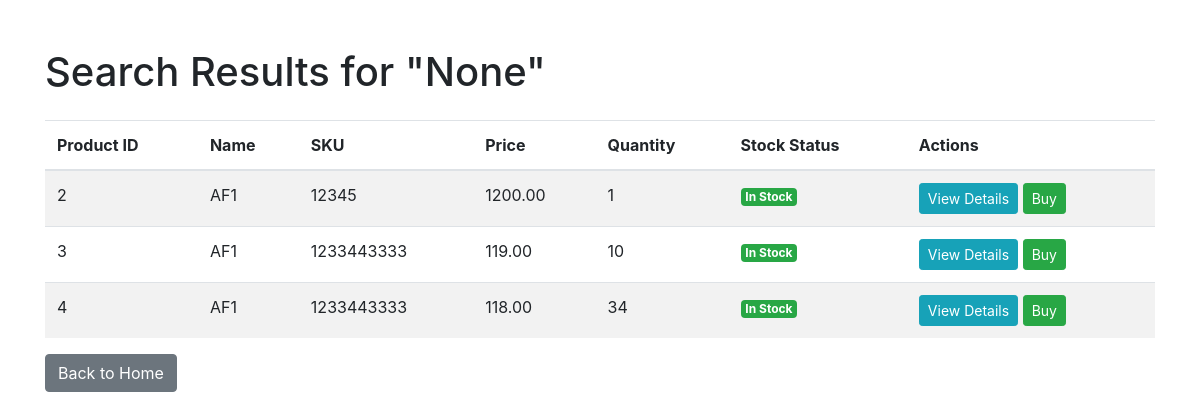
The app's page /search/ with its own data.
### invApp/models.py (models this page shows, shortened)
class Product(models.Model):
    product_id = models.AutoField(primary_key=True)  # Use this if you want to explicitly define product_id as the PK
    name = models.CharField(max_length=100)
    sku = models.CharField(max_length=100)
    price = models.DecimalField(max_digits=10, decimal_places=2)
    quantity = models.IntegerField()
    supplier = models.CharField(max_length=100)
    quantity = models.PositiveIntegerField()

### invApp/views.py (the view)
# urls.py: path('search/', views.product_search_view, name="product_search"),
def product_search_view(request):
    query = request.GET.get('q', None)
    if query:
        products = Product.objects.filter(name__icontains=query)
    else:
        products = Product.objects.all()  # Show all if no query
    return render(request, 'invApp/product_search.html', {'products': products, 'query': query})

### invApp/templates/invApp/product_search.html (shortened to what this page needs)
<!DOCTYPE html>
<html lang="en">
<head>
    <link rel="stylesheet" href="https://stackpath.bootstrapcdn.com/bootstrap/4.5.2/css/bootstrap.min.css">
</head>
<body>
    <div class="container mt-5">
        <h1>Search Results for "{{ query }}"</h1>
        {% if products %}
            <table class="table table-striped mt-4">
                <thead>
                    <tr>
                        <th>Product ID</th>
                        <th>Name</th>
                        <th>SKU</th>
                        <th>Price</th>
                        <th>Quantity</th>
                        <th>Stock Status</th>
                        <th>Actions</th>
                    </tr>
                </thead>
                <tbody>
                    {% for product in products %}
                    <tr>
                        <td>{{ product.product_id }}</td>
                        <td>{{ product.name }}</td>
                        <td>{{ product.sku }}</td>
                        <td>{{ product.price }}</td>
                        <td>{{ product.quantity }}</td>
                        <td>
                            {% if product.quantity > 0 %}
                                <span class="badge badge-success">In Stock</span>
                            {% else %}
                                <span class="badge badge-danger">Out of Stock</span>
                            {% endif %}
                        </td>
                        <td>
                            <a href="{% url 'product_detail' product.product_id %}" class="btn btn-info btn-sm">View Details</a>
                            {% if request.user.is_authenticated %}
                                <a href="{% url 'product_update' product.product_id %}" class="btn btn-warning btn-sm">Update</a>
                                <a href="{% url 'product_delete' product.product_id %}" class="btn btn-danger btn-sm">Delete</a>
                            {% else %}
                                <a href="#" class="btn btn-success btn-sm">Buy</a>
                            {% endif %}
                        </td>
                    </tr>
                    {% endfor %}
                </tbody>
            </table>
        {% else %}
            <p class="text-center text-muted">No products found matching your search.</p>
        {% endif %}
        <div class="mt-3">
            <a href="{% url 'home' %}" class="btn btn-secondary">Back to Home</a>
        </div>
    </div>
</body>
</html>

### records on screen
Product: product_id "2", name "AF1", sku "12345", price "1200.00", quantity "1", shows "In Stock"
Product: product_id "3", name "AF1", sku "1233443333", price "119.00", quantity "10", shows "In Stock"
Product: product_id "4", name "AF1", sku "1233443333", price "118.00", quantity "34", shows "In Stock"

### other values on screen
{{ query }} "None"
